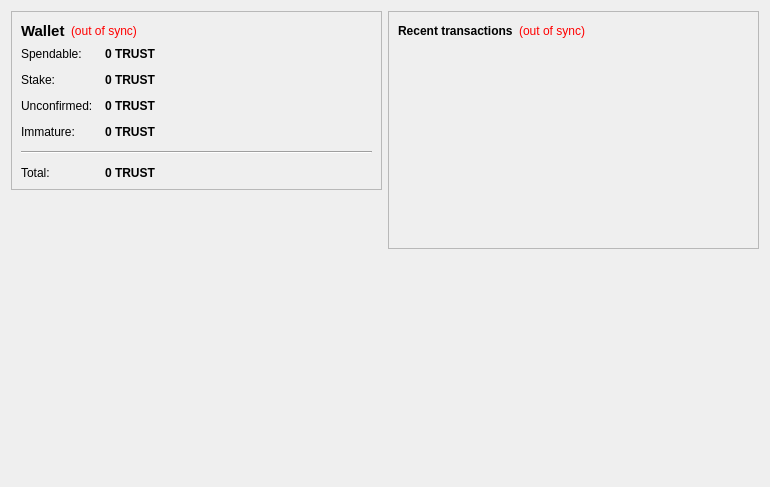
<?xml version="1.0" encoding="UTF-8"?>
<ui version="4.0">
 <class>OverviewPage</class>
 <widget class="QWidget" name="OverviewPage">
  <property name="geometry">
   <rect>
    <x>0</x>
    <y>0</y>
    <width>770</width>
    <height>487</height>
   </rect>
  </property>
  <property name="windowTitle">
   <string>Form</string>
  </property>
  <layout class="QHBoxLayout" name="horizontalLayout" stretch="1,1">
   <item>
    <layout class="QVBoxLayout" name="verticalLayout_2">
     <item>
      <widget class="QFrame" name="frame">
       <property name="frameShape">
        <enum>QFrame::StyledPanel</enum>
       </property>
       <property name="frameShadow">
        <enum>QFrame::Raised</enum>
       </property>
       <layout class="QVBoxLayout" name="verticalLayout_4">
        <item>
         <layout class="QHBoxLayout" name="horizontalLayout_4">
          <item>
           <widget class="QLabel" name="label_5">
            <property name="font">
             <font>
              <pointsize>11</pointsize>
              <weight>75</weight>
              <bold>true</bold>
             </font>
            </property>
            <property name="text">
             <string>Wallet</string>
            </property>
           </widget>
          </item>
          <item>
           <widget class="QLabel" name="labelWalletStatus">
            <property name="toolTip">
             <string>The displayed information may be out of date. Your wallet automatically synchronizes with the MalibuCoin network after a connection is established, but this process has not completed yet.</string>
            </property>
            <property name="styleSheet">
             <string notr="true">QLabel { color: red; }</string>
            </property>
            <property name="text">
             <string notr="true">(out of sync)</string>
            </property>
            <property name="alignment">
             <set>Qt::AlignLeading|Qt::AlignLeft|Qt::AlignVCenter</set>
            </property>
           </widget>
          </item>
          <item>
           <spacer name="horizontalSpacer_2">
            <property name="orientation">
             <enum>Qt::Horizontal</enum>
            </property>
            <property name="sizeHint" stdset="0">
             <size>
              <width>40</width>
              <height>20</height>
             </size>
            </property>
           </spacer>
          </item>
         </layout>
        </item>
        <item>
         <layout class="QFormLayout" name="formLayout_2">
          <property name="fieldGrowthPolicy">
           <enum>QFormLayout::AllNonFixedFieldsGrow</enum>
          </property>
          <property name="horizontalSpacing">
           <number>12</number>
          </property>
          <property name="verticalSpacing">
           <number>12</number>
          </property>
          <item row="0" column="0">
           <widget class="QLabel" name="label">
            <property name="text">
             <string>Spendable:</string>
            </property>
           </widget>
          </item>
          <item row="0" column="1">
           <widget class="QLabel" name="labelBalance">
            <property name="font">
             <font>
              <weight>75</weight>
              <bold>true</bold>
             </font>
            </property>
            <property name="cursor">
             <cursorShape>IBeamCursor</cursorShape>
            </property>
            <property name="toolTip">
             <string>Your current spendable balance</string>
            </property>
            <property name="text">
             <string notr="true">0 TRUST</string>
            </property>
            <property name="textInteractionFlags">
             <set>Qt::LinksAccessibleByMouse|Qt::TextSelectableByKeyboard|Qt::TextSelectableByMouse</set>
            </property>
           </widget>
          </item>
          <item row="1" column="0">
           <widget class="QLabel" name="label_6">
            <property name="text">
             <string>Stake:</string>
            </property>
           </widget>
          </item>
          <item row="1" column="1">
           <widget class="QLabel" name="labelStake">
            <property name="font">
             <font>
              <weight>75</weight>
              <bold>true</bold>
             </font>
            </property>
            <property name="cursor">
             <cursorShape>IBeamCursor</cursorShape>
            </property>
            <property name="toolTip">
             <string>Total of coins that was staked, and do not yet count toward the current balance</string>
            </property>
            <property name="text">
             <string notr="true">0 TRUST</string>
            </property>
            <property name="textInteractionFlags">
             <set>Qt::LinksAccessibleByMouse|Qt::TextSelectableByKeyboard|Qt::TextSelectableByMouse</set>
            </property>
           </widget>
          </item>
          <item row="2" column="0">
           <widget class="QLabel" name="label_3">
            <property name="text">
             <string>Unconfirmed:</string>
            </property>
           </widget>
          </item>
          <item row="2" column="1">
           <widget class="QLabel" name="labelUnconfirmed">
            <property name="font">
             <font>
              <weight>75</weight>
              <bold>true</bold>
             </font>
            </property>
            <property name="cursor">
             <cursorShape>IBeamCursor</cursorShape>
            </property>
            <property name="toolTip">
             <string>Total of transactions that have yet to be confirmed, and do not yet count toward the current balance</string>
            </property>
            <property name="text">
             <string notr="true">0 TRUST</string>
            </property>
            <property name="textInteractionFlags">
             <set>Qt::LinksAccessibleByMouse|Qt::TextSelectableByKeyboard|Qt::TextSelectableByMouse</set>
            </property>
           </widget>
          </item>
          <item row="3" column="0">
           <widget class="QLabel" name="labelImmatureText">
            <property name="text">
             <string>Immature:</string>
            </property>
           </widget>
          </item>
          <item row="3" column="1">
           <widget class="QLabel" name="labelImmature">
            <property name="font">
             <font>
              <weight>75</weight>
              <bold>true</bold>
             </font>
            </property>
            <property name="toolTip">
             <string>Mined balance that has not yet matured</string>
            </property>
            <property name="text">
             <string notr="true">0 TRUST</string>
            </property>
            <property name="textInteractionFlags">
             <set>Qt::LinksAccessibleByMouse|Qt::TextSelectableByKeyboard|Qt::TextSelectableByMouse</set>
            </property>
           </widget>
          </item>
          <item row="4" column="0" colspan="2">
           <widget class="Line" name="line">
            <property name="orientation">
             <enum>Qt::Horizontal</enum>
            </property>
           </widget>
          </item>
          <item row="5" column="0">
           <widget class="QLabel" name="labelTotalText">
            <property name="text">
             <string>Total:</string>
            </property>
           </widget>
          </item>
          <item row="5" column="1">
           <widget class="QLabel" name="labelTotal">
            <property name="font">
             <font>
              <weight>75</weight>
              <bold>true</bold>
             </font>
            </property>
            <property name="cursor">
             <cursorShape>IBeamCursor</cursorShape>
            </property>
            <property name="toolTip">
             <string>Your current total balance</string>
            </property>
            <property name="text">
             <string notr="true">0 TRUST</string>
            </property>
            <property name="textInteractionFlags">
             <set>Qt::LinksAccessibleByMouse|Qt::TextSelectableByKeyboard|Qt::TextSelectableByMouse</set>
            </property>
           </widget>
          </item>
         </layout>
        </item>
       </layout>
      </widget>
     </item>
     <item>
      <spacer name="verticalSpacer">
       <property name="orientation">
        <enum>Qt::Vertical</enum>
       </property>
       <property name="sizeHint" stdset="0">
        <size>
         <width>20</width>
         <height>40</height>
        </size>
       </property>
      </spacer>
     </item>
     <item>
      <widget class="QLabel" name="label_2">
       <property name="autoFillBackground">
        <bool>true</bool>
       </property>
       <property name="text">
        <string/>
       </property>
       <property name="pixmap">
        <pixmap resource="../bitcoin.qrc">:/icons/drmbg</pixmap>
       </property>
       <property name="scaledContents">
        <bool>false</bool>
       </property>
       <property name="margin">
        <number>0</number>
       </property>
      </widget>
     </item>
    </layout>
   </item>
   <item>
    <layout class="QVBoxLayout" name="verticalLayout_3">
     <item>
      <widget class="QFrame" name="frame_2">
       <property name="frameShape">
        <enum>QFrame::StyledPanel</enum>
       </property>
       <property name="frameShadow">
        <enum>QFrame::Raised</enum>
       </property>
       <layout class="QVBoxLayout" name="verticalLayout">
        <item>
         <layout class="QHBoxLayout" name="horizontalLayout_2">
          <item>
           <widget class="QLabel" name="label_4">
            <property name="text">
             <string>&lt;b&gt;Recent transactions&lt;/b&gt;</string>
            </property>
           </widget>
          </item>
          <item>
           <widget class="QLabel" name="labelTransactionsStatus">
            <property name="toolTip">
             <string>The displayed information may be out of date. Your wallet automatically synchronizes with the MalibuCoin network after a connection is established, but this process has not completed yet.</string>
            </property>
            <property name="styleSheet">
             <string notr="true">QLabel { color: red; }</string>
            </property>
            <property name="text">
             <string notr="true">(out of sync)</string>
            </property>
            <property name="alignment">
             <set>Qt::AlignRight|Qt::AlignTrailing|Qt::AlignVCenter</set>
            </property>
           </widget>
          </item>
          <item>
           <spacer name="horizontalSpacer">
            <property name="orientation">
             <enum>Qt::Horizontal</enum>
            </property>
            <property name="sizeHint" stdset="0">
             <size>
              <width>40</width>
              <height>20</height>
             </size>
            </property>
           </spacer>
          </item>
         </layout>
        </item>
        <item>
         <widget class="QListView" name="listTransactions">
          <property name="styleSheet">
           <string notr="true">QListView { background: transparent; }</string>
          </property>
          <property name="frameShape">
           <enum>QFrame::NoFrame</enum>
          </property>
          <property name="verticalScrollBarPolicy">
           <enum>Qt::ScrollBarAlwaysOff</enum>
          </property>
          <property name="horizontalScrollBarPolicy">
           <enum>Qt::ScrollBarAlwaysOff</enum>
          </property>
          <property name="selectionMode">
           <enum>QAbstractItemView::NoSelection</enum>
          </property>
         </widget>
        </item>
       </layout>
      </widget>
     </item>
     <item>
      <spacer name="verticalSpacer_2">
       <property name="orientation">
        <enum>Qt::Vertical</enum>
       </property>
       <property name="sizeHint" stdset="0">
        <size>
         <width>20</width>
         <height>40</height>
        </size>
       </property>
      </spacer>
     </item>
    </layout>
   </item>
  </layout>
 </widget>
 <resources/>
 <connections/>
</ui>
